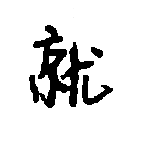
#> input picture 字体分割/zi/01.png, 150 x 150 px, found by its file name
$ python test.py
#> lines starting #> are read from the running program, lines starting #| are printed output that depends on the picture; after the words box and inside, x2 and y2 are one past the last pixel; in counts of white or black regions, pixels touching at a corner belong together
import os
import math
import cv2
from PIL import Image
import numpy as np

def remove_red(image):
    # 将图像从BGR颜色空间转换为HSV颜色空间
    hsv_image = cv2.cvtColor(image, cv2.COLOR_BGR2HSV)

    # 定义深红和浅红的HSV颜色范围
    lower_red1 = np.array([0, 43, 46])
    upper_red1 = np.array([10, 255, 255])

    # 区间2
    lower_red = np.array([156, 43, 46])
    upper_red = np.array([180, 255, 255])

    # 创建深红和浅红的mask
    mask_deep_red = cv2.inRange(hsv_image, lower_red, upper_red)
    mask_light_red = cv2.inRange(hsv_image, lower_red1, upper_red1)


    # 将深红和浅红区域涂成30,30
    image[mask_deep_red > 0] = (255,255,255)
    image[mask_light_red > 0] = (255,255,255)


    # #使用形态学操作来减少噪声
    # kernel = np.ones((3, 3), np.uint8)
    # mask = cv2.morphologyEx(mask, cv2.MORPH_OPEN, kernel)

    # 对红眼区域进行替换
    result = image.copy()
    # result[mask > 0] = [255, 255, 255]

    return result
def Img1(src):
    num_labels, labels, stats, centroids = cv2.connectedComponentsWithStats(src, connectivity=8)
    img = np.zeros((src.shape[0], src.shape[1]), np.uint8)  # 创建个全0的黑背景
    for i in range(1, num_labels):
        mask = labels == i  # 这一步是通过labels确定区域位置，让labels信息赋给mask数组，再用mask数组做img数组的索引
        if stats[i][4] > 40:  # 面积 可以随便调
            img[mask] = 255

        else:
            img[mask] = 0

    return img
def Crop(img):
    for i in range(0, img.shape[0]):
        for j in range(0, img.shape[1]):
            if i < 10 or j < 10 or i > img.shape[0] - 10 or j > img.shape[1] - 10:
                img[i][j] = 255
    return img


img=cv2.imread("01.png")
#> img is the input picture: shape (150, 150, 3); min 0, max 255, mean 226.9
img=remove_red(img)
#> in remove_red, `hsv_image = cv2.cvtColor(image, cv2.COLOR_BGR2HSV)`: hsv_image: shape (150, 150, 3); mean H, S, V 0, 0, 226.9
#> in remove_red, `mask_deep_red = cv2.inRange(hsv_image, lower_red, upper_red)`: mask_deep_red: shape (150, 150); every value is 0
cv2.imshow("fin",img)
cv2.waitKey(0)
#去除米字格
#边缘检测
img=cv2.imread("01.png")
edges=cv2.Canny(img,100,200)  #所有梯度值高于低阈值的像素点都被认为是潜在的边缘点。第二个阈值参数为高阈值，用于确定哪些潜在的边缘点是真正的边缘。所有梯度值高于高阈值的像素点都被认为是真正的边缘点。同时，所有梯度值低于低阈值的像素点都被认为不是边缘点。像素梯度在 100 到 200 之间的像素只有在它们与强边缘（梯度大于 200 的像素）相连时才会被视为边
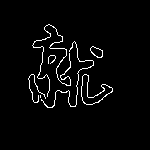
#> edges: shape (150, 150); 3.1% white in thin lines or dots, all inside (x1, y1, x2, y2) = (28, 24, 113, 108)
cv2.imshow("edges",edges)
cv2.waitKey(0)

# img=cv2.imread("02.png")
#
# img=remove_red(img)
# cv2.imshow("fin",img)
# cv2.waitKey(0)
# img=cv2.cvtColor(img,cv2.COLOR_BGR2GRAY)
# clahe=cv2.createCLAHE(clipLimit=2.6,tileGridSize=(10,10))
# img=clahe.apply(img)
# #otsu阈值分割
# ret,img=cv2.threshold(img,0,255,cv2.THRESH_OTSU)
#
# img=Crop(img)
# img=cv2.bitwise_not(img)
# img=Img1(img)
# img=cv2.bitwise_not(img)
# kernel_erode1 = cv2.getStructuringElement(cv2.MORPH_RECT, (3, 3))  # 小的kernel用于腐蚀
# kernel_dilate1 = cv2.getStructuringElement(cv2.MORPH_RECT, (3, 3))  # 大的kernel用于膨胀
# img = cv2.dilate(img, kernel_dilate1, iterations=1)
# img=cv2.erode(img,kernel_erode1,iterations=1)
# # cv2.imshow("fin1",img)
# # cv2.waitKey(0)


# img=cv2.imread("01.png",0)
# img = cv2.GaussianBlur(img, (3, 3), 0)
#
# # 边缘检测
# edges = cv2.Canny(img, 50, 200, apertureSize=3)
# cv2.imshow("edges", edges)
# cv2.waitKey(0)
# cv2.bitwise_not(edges, edges)
# # #把边缘以及内部填充为黑色,外部为白色
# # cv2.floodFill(edges, None, (0, 0), 0)
# # cv2.floodFill(edges, None, (0, edges.shape[0] - 1), 0)
# # cv2.floodFill(edges, None, (edges.shape[1] - 1, 0), 0)
# # cv2.floodFill(edges, None, (edges.shape[1] - 1, edges.shape[0] - 1), 0)
# # cv2.imshow("edges", edges)
# # cv2.waitKey(0)
#
#
#
#
#
# #clahe
# clahe=cv2.createCLAHE(clipLimit=2.6,tileGridSize=(10,10))
# img=clahe.apply(img)
# cv2.imshow("clahe",img)
# #
#
# #otsu阈值分割
# ret,img=cv2.threshold(img,0,255,cv2.THRESH_BINARY+cv2.THRESH_OTSU)
# cv2.imshow("thresh",img)
# cv2.waitKey(0)
#
#
# for i in range(0,img.shape[0]):
#     for j in range(0,img.shape[1]):
#         if i<10 or j<10 or i>img.shape[0]-10 or j>img.shape[1]-10:
#             img[i][j]=255
#
# kernel_erode = cv2.getStructuringElement(cv2.MORPH_RECT, (4, 4))  # 小的kernel用于腐蚀
# kernel_dilate = cv2.getStructuringElement(cv2.MORPH_RECT, (5, 5))  # 大的kernel用于膨胀
# kernel_erode1 = cv2.getStructuringElement(cv2.MORPH_RECT, (3, 3))  # 小的kernel用于腐蚀
# kernel_dilate1 = cv2.getStructuringElement(cv2.MORPH_RECT, (4, 4))  # 大的kernel用于膨胀
# kernel_erode2 = cv2.getStructuringElement(cv2.MORPH_RECT, (2, 2))  # 小的kernel用于腐蚀
# kernel_dilate2 = cv2.getStructuringElement(cv2.MORPH_RECT, (3, 3))  # 大的kernel用于膨胀
# # img = cv2.dilate(img, kernel_dilate, iterations=1)  # 膨胀即腐蚀,在(5,5)的范围只要有一个像素为1，那么这个范围内的所有像素都为1
# # img=cv2.erode(img,kernel_erode,iterations=1)
# # img = cv2.dilate(img, kernel_dilate1, iterations=1)
# # img=cv2.erode(img,kernel_erode1,iterations=1)
# # img = cv2.dilate(img, kernel_dilate2, iterations=1)
# # img=cv2.erode(img,kernel_erode2,iterations=1)
# #反转图像
# img=cv2.bitwise_not(img)
# # cv2.imshow("dilate",img)
# # cv2.imwrite("01_dilate.png",img)
# # cv2.waitKey(0)
#
#
# def Img1(src):
#     num_labels, labels, stats, centroids = cv2.connectedComponentsWithStats(src, connectivity=8)
#     img = np.zeros((src.shape[0], src.shape[1]), np.uint8)  # 创建个全0的黑背景
#     for i in range(1, num_labels):
#         mask = labels == i  # 这一步是通过labels确定区域位置，让labels信息赋给mask数组，再用mask数组做img数组的索引
#         if stats[i][4] > 40:  # 300是面积 可以随便调
#             img[mask] = 255
#             # 面积大于300的区域涂白留下，小于300的涂0抹去
#         else:
#             img[mask] = 0
#
#     return img
# img=Img1(img)
# img=cv2.bitwise_not(img)
# # cv2.imshow("img",img)
# # cv2.imwrite("01_result.png",img)
# # cv2.waitKey(0)
#
# img = cv2.dilate(img, kernel_dilate2, iterations=1)
# # cv2.imshow("dilate",img)
# # cv2.waitKey(0)
# # img=cv2.bitwise_not(img)
# # img=Img1(img)
# # img=cv2.bitwise_not(img)
# # cv2.imshow("img",img)
# # cv2.waitKey(0)
#
# img=cv2.erode(img,kernel_erode1,iterations=1)
# # cv2.imshow("erode",img)
# # cv2.waitKey(0)
#
#
#
#
#
#
#
#
#
#
#
# # #边缘检测
# # edges=cv2.Canny(img,100,200)  #所有梯度值高于低阈值的像素点都被认为是潜在的边缘点。第二个阈值参数为高阈值，用于确定哪些潜在的边缘点是真正的边缘。所有梯度值高于高阈值的像素点都被认为是真正的边缘点。同时，所有梯度值低于低阈值的像素点都被认为不是边缘点。像素梯度在 100 到 200 之间的像素只有在它们与强边缘（梯度大于 200 的像素）相连时才会被视为边
# # cv2.imshow("edges",edges)
# # cv2.waitKey(0)
